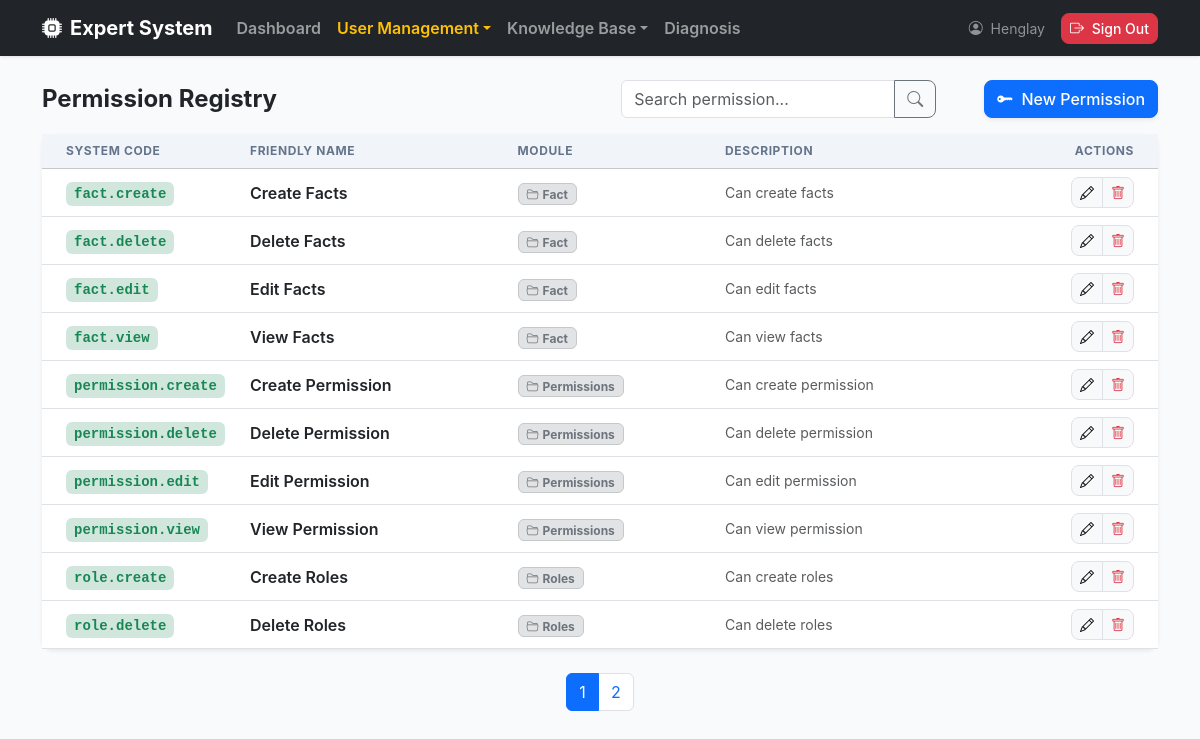
Screenshot of /permissions/ (signed in) with the database file from the repository.
### app/models/user.py (models this page shows, shortened)
class User(UserMixin, db.Model):
    __tablename__ = "users"
    id = db.Column(db.Integer, primary_key=True)
    username = db.Column(db.String(80), unique=True, nullable=False)
    email = db.Column(db.String(120), unique=True, nullable=False)
    full_name = db.Column(db.String(120), nullable=False)
    is_active = db.Column(db.Boolean, default=True, nullable=False)
    password_hash = db.Column(db.String(255), nullable=False)
    created_at = db.Column(db.DateTime, default=datetime.utcnow, nullable=False)
    updated_at = db.Column(
        db.DateTime, default=datetime.utcnow, onupdate=datetime.utcnow, nullable=False
    )
    roles = db.relationship("Role", secondary= user_roles, back_populates="users")
    facts = db.relationship("Fact", back_populates="user")
    rules = db.relationship("Rule", back_populates="user")
    def has_role(self, role_name: str) -> bool:
        return any(role.name == role_name for role in self.roles) # type: ignore

### app/models/permission.py (models this page shows, shortened)
class Permission(db.Model):
    __tablename__= "permissions"
    id = db.Column(db.Integer, primary_key=True)
    code = db.Column(db.String(64), unique=True, nullable=False, index=True)
    name = db.Column(db.String(120), nullable=False)
    description = db.Column(db.String(255))
    module = db.Column(db.String(80), nullable=False, default="General")
    created_at = db.Column(db.DateTime, default=datetime.utcnow, nullable=False)
    updated_at = db.Column(db.DateTime, default=datetime.utcnow,  onupdate=datetime.utcnow, nullable=False)
    roles = db.relationship("Role", secondary=role_permissions, back_populates="permissions")

### app/routes/permission_routes.py (the view)
@permission_bp.route("/")
@role_required("Admin")
@login_required
def index():
    search_query = request.args.get("q", "")
    page = request.args.get("page", 1, type=int)
    pagination = PermissionService.get_permission_all(search_query, page)
    return render_template("permissions/index.html",
                           permissions=pagination.items,
                           pagination=pagination,
                           search_query=search_query,)

### app/decorator_method/role_perm_decorator.py (called while the page is built)
def role_required(*rolenames):
    def decorator(fn):
        @wraps(fn)
        def wrapped(*args, **kwargs):
            if not any(current_user.has_role(role) for role in rolenames):
                abort(403)
            return fn(*args, **kwargs)
        return wrapped
    return decorator

### app/services/permission_service.py (called while the page is built)
    @staticmethod
    def get_permission_all(search_query: str = "", page: int = 1, per_page: int = 10):
        query = Permission.query.order_by(Permission.code.asc())
        if search_query:
            query = query.filter(Permission.code.contains(search_query) | Permission.name.contains(search_query))
        return query.paginate(page=page, per_page=per_page, error_out=False)

### app/templates/permissions/index.html (shortened to what this page needs)
{% extends "layouts/base.html" %}
{% block content %}
<div class="d-flex justify-content-between align-items-center mb-3">
    <div class="col">
        <h1 class="h4 fw-bold mb-0">Permission Registry</h1>
    </div>
    <form action="{{ url_for('permissions.index') }}" method="GET" class="d-flex ms-auto me-5">
        <div class="input-group">
            <input type="text" name="q" class="form-control" placeholder="Search permission..."
                value="{{ request.args.get('q', '') }}">
            <button class="btn btn-outline-secondary" type="submit"><i class="bi bi-search"></i></button>
        </div>
    </form>
    <div class="col-auto">
        <a href="{{ url_for('permissions.create') }}" class="btn btn-primary shadow-sm">
            <i class="bi bi-key-fill me-1"></i> New Permission
        </a>
    </div>
</div>
<div class="card shadow-sm border-0">
    <div class="table-responsive">
        <table class="table table-hover align-middle mb-0">
            <thead class="table-light">
                <tr>
                    <th class="ps-4" style="width: 200px;">System Code</th>
                    <th>Friendly Name</th>
                    <th>Module</th>
                    <th>Description</th>
                    <th class="text-end pe-4">Actions</th>
                </tr>
            </thead>
            <tbody>
                {% if permissions %}
                {% for perm in permissions %}
                <tr>
                    <td class="ps-4">
                        <a href="{{ url_for('permissions.detail', permission_id=perm.id) }}"
                            class="text-decoration-none">
                            <code class="fw-bold text-success bg-success-subtle px-2 py-1 rounded big">
                                    {{ perm.code }}
                                </code>
                        </a>
                    </td>
                    <td><span class="fw-semibold text-dark">{{ perm.name }}</span></td>
                    <td>
                        <span class="badge bg-secondary-subtle text-secondary border border-secondary-subtle px-2 py-1">
                            <i class="bi bi-folder2-open me-1"></i>{{ perm.module }}
                        </span>
                    </td>
                    <td class="text-muted small">{{ perm.description|truncate(60) or "-" }}</td>
                    <td class="text-end pe-4">
                        <div class="btn-group">
                            <a href="{{ url_for('permissions.edit', permission_id=perm.id) }}"
                                class="btn btn-sm btn-light border" title="Edit">
                                <i class="bi bi-pencil"></i>
                            </a>
                            <button type="button" class="btn btn-sm btn-light border text-danger" data-bs-toggle="modal"
                                data-bs-target="#deleteModal" data-name="{{ perm.name }}" data-code="{{ perm.code }}"
                                data-url="{{ url_for('permissions.delete', permission_id=perm.id) }}"
                                data-message="Are you sure you want to delete this permission?">
                                <i class="bi bi-trash"></i></a>
                            </button>
                        </div>
                    </td>
                </tr>
                {% endfor %}
                {% endif %}
            </tbody>
        </table>
    </div>
</div>
<nav>
    <ul class="pagination justify-content-center mt-4">
        {% for page_num in pagination.iter_pages() %}
        {% if page_num %}
        <li class="page-item {{ 'active' if page_num == pagination.page }}">
            <a class="page-link" href="{{ url_for('permissions.index', page=page_num, q=search_query) }}">
                {{ page_num }}
            </a>
        </li>
        {% else %}
        <li class="page-item disabled"><span class="page-link">...</span></li>
        {% endif %}
        {% endfor %}
    </ul>
</nav>
{% endblock %}

### app/templates/layouts/base.html (shortened to what this page needs)
<!doctype html>
<html lang="en">
<head>
    <link href="https://cdn.jsdelivr.net/npm/bootstrap@5.3.3/dist/css/bootstrap.min.css" rel="stylesheet" />
    <link rel="stylesheet" href="https://cdn.jsdelivr.net/npm/bootstrap-icons@1.11.3/font/bootstrap-icons.min.css">
</head>
<body>
    <nav class="navbar navbar-expand-lg navbar-dark bg-dark sticky-top mb-4">
        <div class="container">
            {% if current_user.is_authenticated %}
            {% if current_user.has_role("Admin") or current_user.has_role('Expert')%}
            <a class="navbar-brand fw-bold d-flex align-items-center" href="{{ url_for('dashboard.index') }}">
                <i class="bi bi-cpu-fill me-2"></i> Expert System
            </a>
            {% endif %}
            {% else %}
            <a class="navbar-brand fw-bold d-flex align-items-center" href="{{ url_for('diagnosis.diagnose') }}">
                <i class="bi bi-cpu-fill me-2"></i> Expert System
            </a>
            {% endif %}
            {% if current_user.is_authenticated %}
            <div class="collapse navbar-collapse" id="navbarMain">
                <ul class="navbar-nav me-auto">
                    {% if current_user.has_role('Admin') %}
                    <li class="nav-item">
                        <a class="nav-link fw-semibold {% if request.blueprint == 'dashboard' %}text-warning{% endif %}"
                            href="{{ url_for('dashboard.index') }}">Dashboard</a>
                    </li>
                    <li class="nav-item dropdown">
                        <a class="nav-link dropdown-toggle fw-semibold {% if request.blueprint == 'users'
                                    or request.blueprint == 'roles' or request.blueprint == 'permissions' %}text-warning{% endif %}"
                            href="#" data-bs-toggle="dropdown">User Management</a>
                    </li>
                    {% endif %}
                    {% if current_user.has_role('Admin') or current_user.has_role('Expert') %}
                    <li class="nav-item dropdown">
                        <a class="nav-link dropdown-toggle fw-semibold btn
                                    {% if request.blueprint == 'rules' or request.blueprint == 'facts' %}text-warning{% endif %}"
                            href="#" data-bs-toggle="dropdown">Knowledge Base</a>
                    </li>
                    {% endif %}
                    {% endif %}
                    <li class="nav-item">
                        <a class="nav-link fw-semibold {% if request.blueprint == 'diagnosis' %}text-warning{% endif %}"
                            href="{{ url_for('diagnosis.diagnose') }}">Diagnosis</a>
                    </li>
                </ul>
                <ul class="navbar-nav ms-auto align-items-center">
                    {% if current_user.is_authenticated %}
                    <li class="nav-item text-white-50 me-3 small">
                        <i class="bi bi-person-circle me-1"></i> {{ current_user.username }}
                    </li>
                    <li class="nav-item">
                        <button type="button" class="btn btn-danger btn-sm" data-bs-toggle="modal"
                            data-bs-target="#logoutModal" data-message="Are you sure you want to log out?"
                            data-name="{{ current_user.username }}" data-url="{{ url_for('auth.logout') }}">
                            <i class="bi bi-box-arrow-right me-1"></i> Sign Out
                        </button>
                    </li>
                    {% else %}
                    <li class="nav-item">
                        <a class="btn btn-success btn-sm" href="{{ url_for('auth.login') }}">Sign In</a>
                    </li>
                    {% endif %}
                </ul>
            </div>
        </div>
    </nav>
    <main class="container pb-5">
        {% block content %}{% endblock %}
    </main>
</body>
</html>

### app/templates/layouts/base.html (style rules this page uses)
:root { --bs-primary: #2563eb; --bs-primary-rgb: 37, 99, 235; }
body { background-color: #f8fafc; font-family: 'Inter', system-ui, -apple-system, sans-serif; }
.navbar { box-shadow: 0 1px 3px 0 rgba(0, 0, 0, 0.1); }
.card { border: none; box-shadow: 0 4px 6px -1px rgba(0, 0, 0, 0.1); border-radius: 12px; }
.btn { border-radius: 8px; font-weight: 500; }
.table thead th { background-color: #f1f5f9; text-transform: uppercase; font-size: 0.75rem; letter-spacing: 0.05em; color: #64748b; border-top: none; }

### rows the page displays
User: username "Henglay"
Permission: code "fact.create", name "Create Facts", module "Fact", description "Can create facts"
Permission: code "fact.delete", name "Delete Facts", module "Fact", description "Can delete facts"
Permission: code "fact.edit", name "Edit Facts", module "Fact", description "Can edit facts"
Permission: code "fact.view", name "View Facts", module "Fact", description "Can view facts"
Permission: code "permission.create", name "Create Permission", module "Permissions", description "Can create permission"
Permission: code "permission.delete", name "Delete Permission", module "Permissions", description "Can delete permission"
Permission: code "permission.edit", name "Edit Permission", module "Permissions", description "Can edit permission"
Permission: code "permission.view", name "View Permission", module "Permissions", description "Can view permission"
Permission: code "role.create", name "Create Roles", module "Roles", description "Can create roles"
Permission: code "role.delete", name "Delete Roles", module "Roles", description "Can delete roles"

### other values shown
{{ page_num }} "1" "2"
